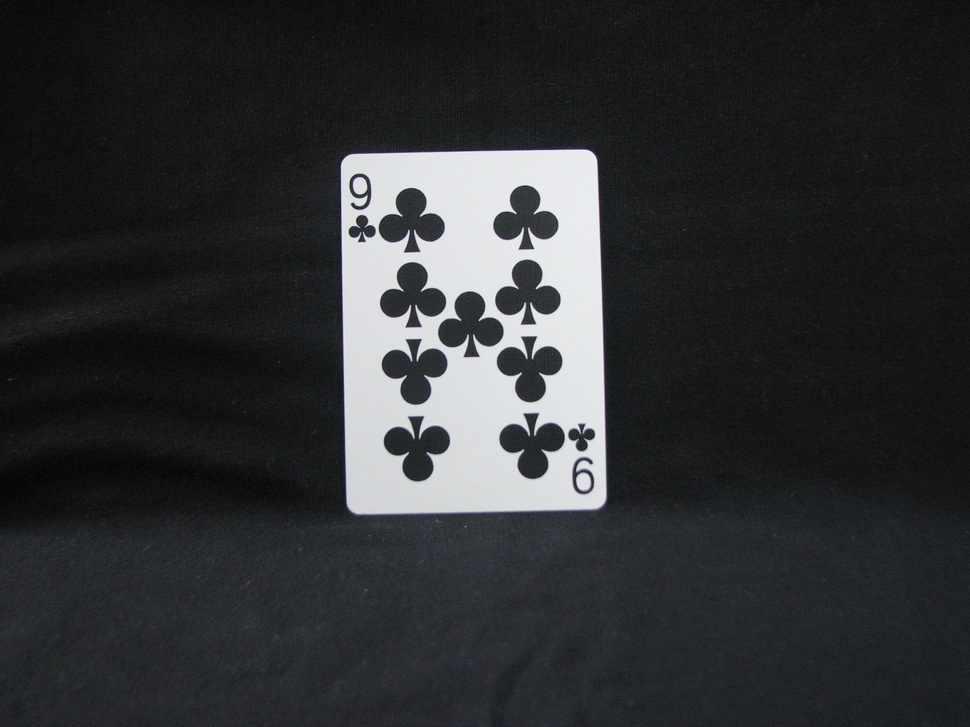
//> input picture T6/Moje karte/IMG_0007.JPG, 970 x 727 px, shrunk from 2816 x 2112 before the run
$ ./main   (built with g++ and OpenCV 4)
//> lines starting //> are read from the running program, lines starting //| are printed output that depends on the picture; after the words box and inside, x2 and y2 are one past the last pixel; in counts of white or black regions, pixels touching at a corner belong together
#include <opencv4/opencv2/imgcodecs.hpp>
#include <opencv4/opencv2/highgui.hpp>
#include <opencv4/opencv2/imgproc.hpp>
#include <opencv4/opencv2/core.hpp>

int main() {

    // Ucitavanje ulazne slike:
    cv::Mat slika = cv::imread("../Moje karte/IMG_0007.JPG", cv::IMREAD_COLOR);
//> slika is the input picture: 727 rows x 970 cols, CV_8UC3; mean B, G, R 50.8, 49, 47.5
    // Ucitavanje predloska:
    cv::Mat temp = cv::imread("../Moje karte predlosci/tref.JPG", cv::IMREAD_COLOR);
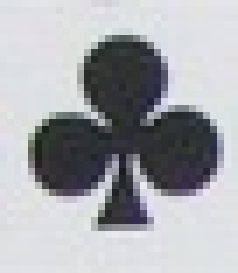
//> input picture T6/Moje karte predlosci/tref.JPG, 34 x 39 px, shrunk from 98 x 112 before the run (shown 7 times larger)
//> temp is the input picture: 39 rows x 34 cols, CV_8UC3; mean B, G, R 173.8, 169.8, 168

    cv::Mat rezultat;

    // Ove varijable su nam potrebne za funkciju za template matching:
    int rezcol, rezrow;
    rezcol = slika.cols - temp.cols + 1;
//> rezcol = 937
    rezrow = slika.rows - temp.rows + 1;
//> rezrow = 689

    rezultat.create(rezrow, rezcol, CV_32FC1);

    cv::matchTemplate(slika, temp, rezultat, cv::TM_CCORR_NORMED);
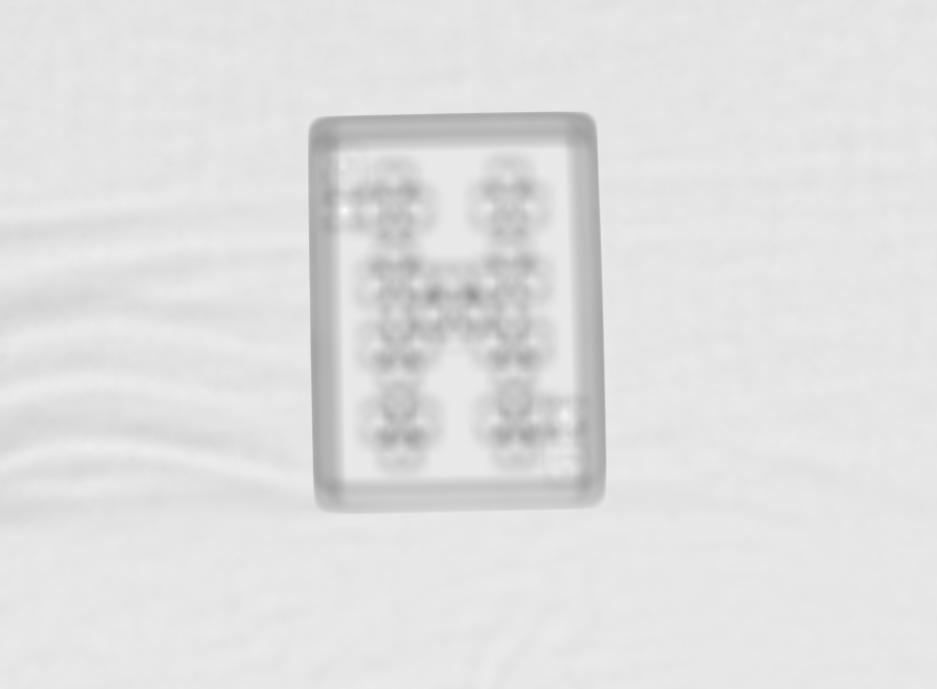
//> rezultat: 689 rows x 937 cols, CV_32FC1; min 0.602, max 0.997, mean 0.882

    // Sad racunamo koliko se podudaraju i gdje:
    double min_vr, max_vr;
    cv::Point min_lok, max_lok, match_lok;

    cv::minMaxLoc(rezultat, &min_vr, &max_vr, &min_lok, &max_lok);
//> min_vr = 0.602; max_vr = 0.997; min_lok = Point(472, 295); max_lok = Point(344, 210)
    match_lok = max_lok;
//> match_lok = Point(344, 210)

    // Sad trebamo nacrtati gdje je template nadjen:
    cv::rectangle(slika, match_lok, cv::Point(match_lok.x + temp.cols, match_lok.y + temp.rows), cv::Scalar(0, 0, 255), 2, 8, 0);
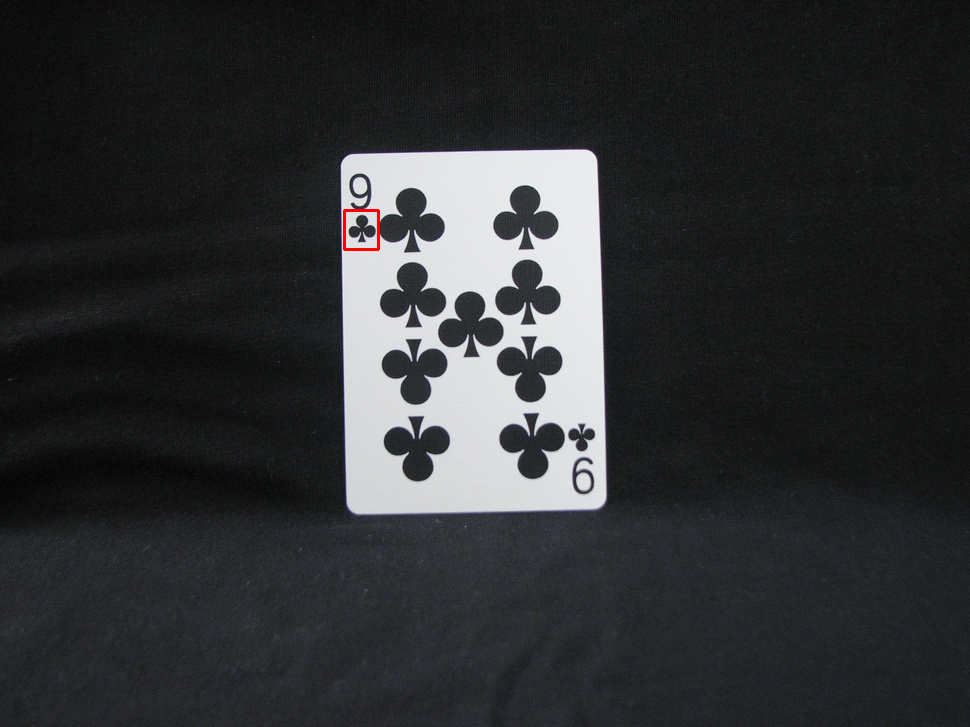
//> slika: 727 rows x 970 cols, CV_8UC3; 0.06% of pixels changed, all inside (x1, y1, x2, y2) = (343, 209, 380, 251)

    cv::imshow("Rezultat template matchinga", slika);
    cv::waitKey();

    cv::imwrite("../rezultat.jpg", slika);

    return 0;
}
